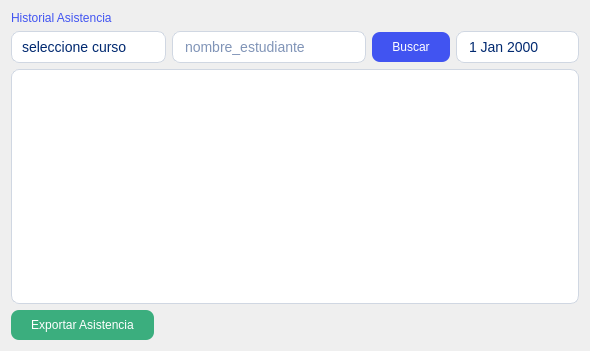
<?xml version="1.0" encoding="UTF-8"?>
<ui version="4.0">
 <class>Form</class>
 <widget class="QWidget" name="Form">
  <property name="geometry">
   <rect>
    <x>0</x>
    <y>0</y>
    <width>590</width>
    <height>351</height>
   </rect>
  </property>
  <property name="windowTitle">
   <string>Form</string>
  </property>
  <layout class="QGridLayout" name="gridLayout">
   <item row="0" column="0">
    <layout class="QVBoxLayout" name="verticalLayout">
     <item>
      <widget class="QLabel" name="titulo_historial_asistencias">
       <property name="styleSheet">
        <string notr="true">QLabel#titulo_historial_asistencias {
    font: 600 20pt &quot;Segoe UI&quot;;
    color: #4154F1;   /* Azul igual al figma */
}</string>
       </property>
       <property name="text">
        <string>Historial Asistencia </string>
       </property>
      </widget>
     </item>
     <item>
      <layout class="QHBoxLayout" name="horizontalLayout">
       <item>
        <widget class="QComboBox" name="seleccione_curso">
         <property name="styleSheet">
          <string notr="true">QComboBox {
    border: 1px solid #d0d7e2;
    border-radius: 8px;
    padding: 6px 10px;
    background-color: #ffffff;
    color: #012970;
    font-size: 14px;
}

QComboBox::drop-down {
    border: none;
    width: 25px;
}

QComboBox:hover {
    background-color: #F6F9FF;
}</string>
         </property>
         <property name="placeholderText">
          <string>seleccione curso</string>
         </property>
        </widget>
       </item>
       <item>
        <widget class="QLineEdit" name="nombre_estudiante">
         <property name="styleSheet">
          <string notr="true">QLineEdit {
    border: 1px solid #d0d7e2;
    border-radius: 8px;
    padding: 6px 10px;
    background-color: #ffffff;
    color: #012970;
    font-size: 14px;
}

QLineEdit:focus {
    border: 1px solid #012970;
    background-color: #F6F9FF;
}
</string>
         </property>
         <property name="placeholderText">
          <string>nombre_estudiante</string>
         </property>
        </widget>
       </item>
       <item>
        <widget class="QPushButton" name="buscar">
         <property name="styleSheet">
          <string notr="true">QPushButton {
    border: none;
    background-color: #4154F1;  /* Azul Figma */
    color: white;
    font: 10pt &quot;Segoe UI&quot;;
    padding: 8px 20px;
    border-radius: 8px;
}

QPushButton:hover {
    background-color: #2e3bd1;  /* Azul más oscuro al hover */
}</string>
         </property>
         <property name="text">
          <string>Buscar</string>
         </property>
        </widget>
       </item>
       <item>
        <widget class="QDateEdit" name="fecha_asistencia">
         <property name="autoFillBackground">
          <bool>false</bool>
         </property>
         <property name="styleSheet">
          <string notr="true">QDateEdit {
    border: 1px solid #d0d7e2;
    border-radius: 8px;
    padding: 6px 10px;
    background-color: #ffffff;
    color: #012970;
    font-size: 14px;
}

/* Botón desplegable del calendario */
QDateEdit::drop-down {
    border: none;
    width: 25px;
    subcontrol-origin: padding;
    subcontrol-position: center right;
}

/* Flecha personalizada */
QDateEdit::down-arrow {
    image: url(:/icons/icono_de_flecha.png);   /*Ruta correcta */
    width: 14px;
    height: 14px;
}

/* Hover igual que los demás */
QDateEdit:hover {
    background-color: #F6F9FF;
}
</string>
         </property>
         <property name="buttonSymbols">
          <enum>QAbstractSpinBox::UpDownArrows</enum>
         </property>
         <property name="calendarPopup">
          <bool>true</bool>
         </property>
        </widget>
       </item>
      </layout>
     </item>
     <item>
      <widget class="QTableView" name="tableView">
       <property name="styleSheet">
        <string notr="true">QTableView {
    border: 1px solid #d0d7e2;
    border-radius: 8px;
    gridline-color: #d0d7e2;
    font-size: 14px;
    background-color: #ffffff;
    color: #012970;
    selection-background-color: #F6F9FF;
    selection-color: #012970;
}

QHeaderView::section {
    background-color: #F6F9FF;
    color: #012970;
    font-weight: bold;
    padding: 6px;
    border: none;
    border-bottom: 1px solid #d0d7e2;
}</string>
       </property>
      </widget>
     </item>
     <item>
      <layout class="QHBoxLayout" name="horizontalLayout_2">
       <item>
        <widget class="QPushButton" name="exportar_asistencia">
         <property name="styleSheet">
          <string notr="true">QPushButton#exportar_asistencia {
    border: none;
    background-color: #3BAE7E;   /* Verde Figma */
    color: white;
    font: 10pt &quot;Segoe UI&quot;;
    padding: 8px 20px;
    border-radius: 8px;
}

QPushButton#exportar_asistencia:hover {
    background-color: #2d8f68;   /* Verde más oscuro al hover */
}</string>
         </property>
         <property name="text">
          <string>Exportar Asistencia</string>
         </property>
        </widget>
       </item>
       <item>
        <spacer name="horizontalSpacer">
         <property name="orientation">
          <enum>Qt::Horizontal</enum>
         </property>
         <property name="sizeHint" stdset="0">
          <size>
           <width>98</width>
           <height>20</height>
          </size>
         </property>
        </spacer>
       </item>
      </layout>
     </item>
    </layout>
   </item>
  </layout>
 </widget>
 <resources>
  <include location="../resources/resources.qrc"/>
 </resources>
 <connections/>
</ui>
